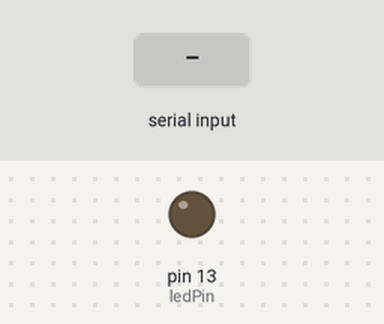
A sketch run on a simulated Arduino Uno, built with avr-gcc and run on an emulated ATmega328P. Parts: output pins drawn as LEDs (lit = HIGH). Dashed ring = blinking. The inputs (shaded band) are chosen by the test bench. What the sketch prints to the serial monitor is not drawn.

Above: at 1.2 s.
1.3 s: "90,45\n" received over Serial
At 4.05 s:
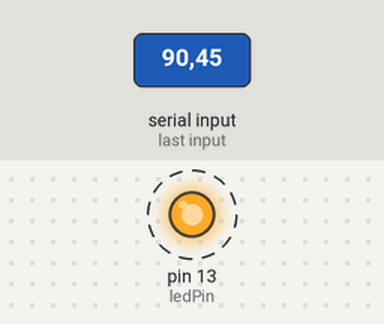
Timing chart, 0 to 7.2 s (numbered marks = the images above; inputs shaded):
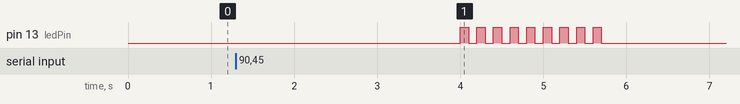

Measured:
- after the input at 1.3 s, pin 13 (ledPin): alternates HIGH for 0.10 s and LOW for 0.10 s, 18 changes in all, then stays LOW, starting after 2.7 s

The sketch:

AR24_period.ino
```cpp
/*
 예제 2.3
 컴퓨터로부터 시리얼 통신을 통하여 데이터 수신하기
*/

// LED 출력을 할 핀 번호 설정
const int ledPin = 13;

// 점멸횟수 변수 설정
int blinkNumber =0;

void setup() {
  // 9600bps로 시리얼 통신 설정
  Serial.begin(9600);
  // 13번 핀을 출력으로 설정
  pinMode(ledPin,OUTPUT);
}

void loop() {
// 시리얼 통신으로 입력 받은 데이터가 있는지를 검사하여
// 데이터가 있을 경우에 if문 안의 명령어를 실행
  if(Serial.available()){
  // val 변수에 시리얼 통신값 읽어오기
    char val = Serial.read();
    // 입력된 값이 0~9의 숫자인지를 판단
    if(isDigit(val)){
     // val은 ASCII 코드값이므로 숫자로 바꿔주기 위하여
     // '0'의 아스키 코드값을 빼줌
     // blinkNumber에는 실제 숫자가 저장된다.
     blinkNumber = (val - '0');
    }
  }

if(blinkNumber != 0)
{
  Serial.print("입력한수  :");
  Serial.println(blinkNumber);
}

delay(2000);
  // blinkNumber 만큼 LED를 점멸시킴
  for(char i=0; i < blinkNumber; i++){

        digitalWrite(ledPin,100);
        delay(100);
        digitalWrite(ledPin,LOW);
        delay(100);

  }
  // 점멸 횟수를 리셋함
  blinkNumber = 0;
}
```
